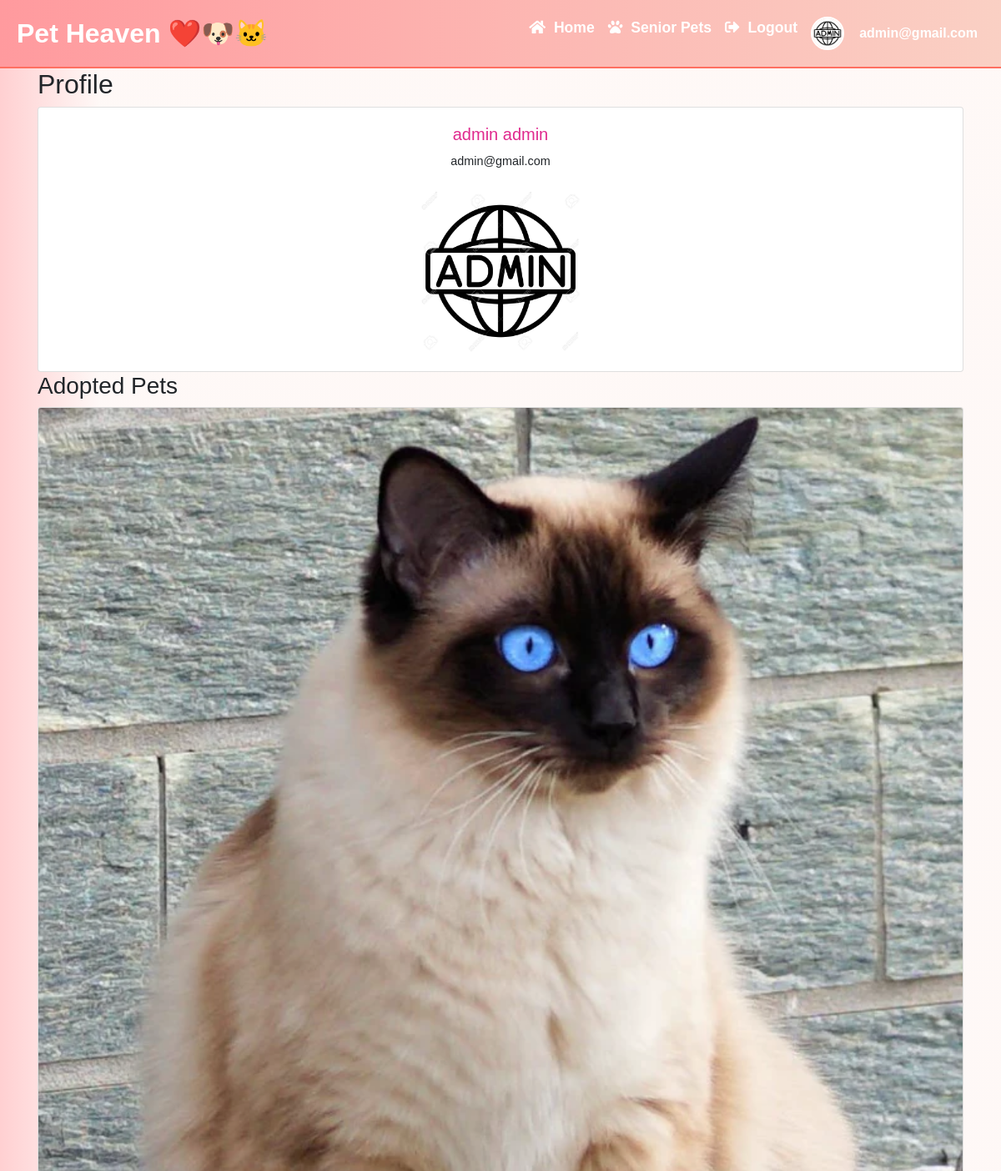
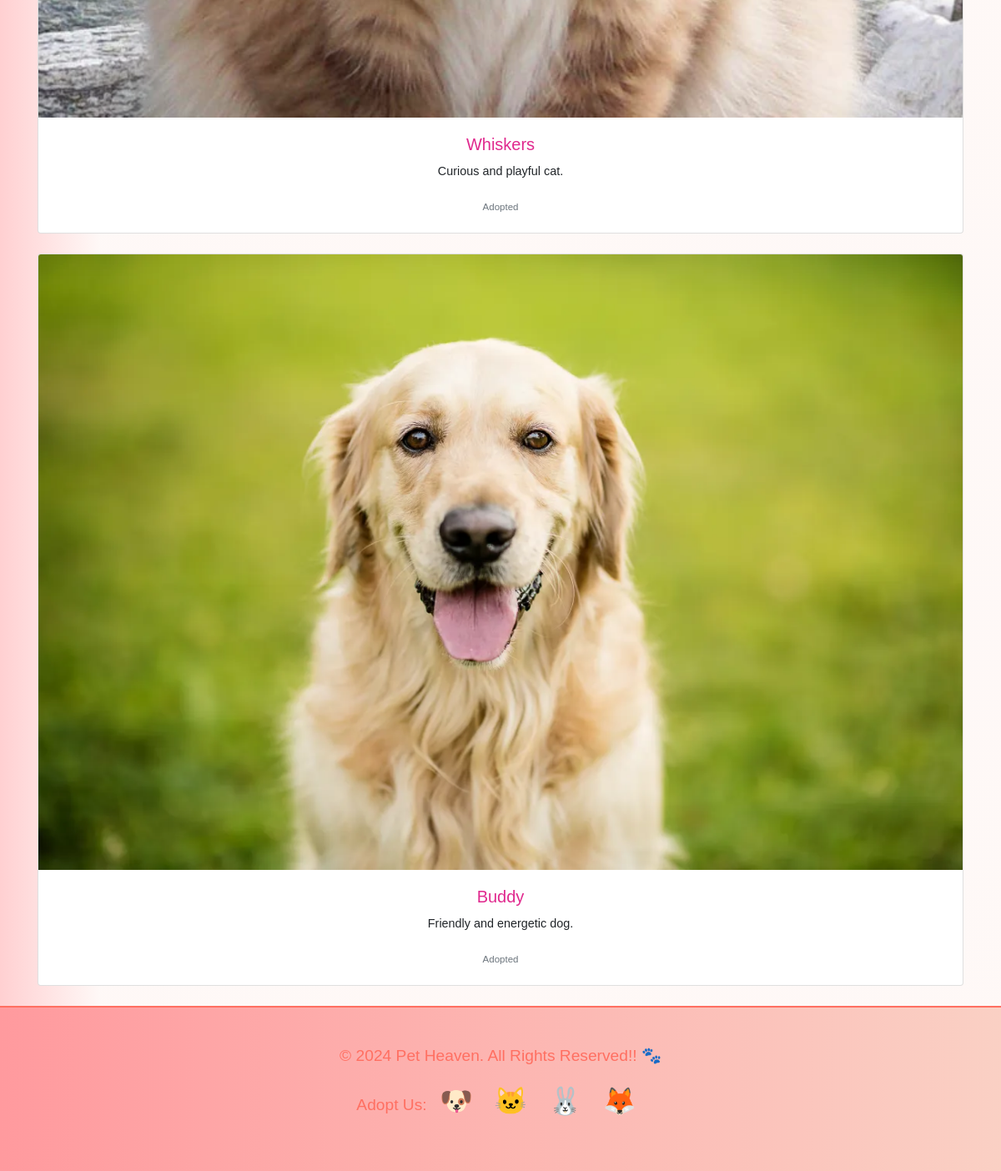
Screenshot of /profile.php (signed in) with the database file from the repository (2 pictures, top to bottom).
### tables this page shows
CREATE TABLE `user` (
  `id` int(11) NOT NULL,
  `first_name` varchar(255) NOT NULL,
  `last_name` varchar(255) NOT NULL,
  `email` varchar(255) NOT NULL,
  `phone_number` varchar(20) DEFAULT NULL,
  `address` varchar(255) DEFAULT NULL,
  `picture` varchar(255) DEFAULT NULL,
  `password` varchar(255) NOT NULL,
  `role` enum('user','admin') DEFAULT 'user'
);

CREATE TABLE `animal` (
  `id` int(11) NOT NULL,
  `name` varchar(255) NOT NULL,
  `photo` varchar(255) DEFAULT NULL,
  `location` varchar(255) DEFAULT NULL,
  `description` text DEFAULT NULL,
  `size` enum('small','medium','large') NOT NULL,
  `age` int(11) NOT NULL,
  `vaccinated` tinyint(1) DEFAULT NULL,
  `breed` varchar(255) DEFAULT NULL,
  `status` enum('Adopted','Available') DEFAULT 'Available'
);

### profile.php (the view, shortened to what this page needs)
<?php
require_once "connection.php";
$user_id = $_SESSION['user_id'];
$query = "SELECT * FROM user WHERE id=?";
$stmt = $conn->prepare($query);
$stmt->bind_param("i", $user_id);
$stmt->execute();
$user = $stmt->get_result()->fetch_assoc();
$query = "SELECT animal.* FROM animal JOIN pet_adoption ON animal.id = pet_adoption.pet_id WHERE pet_adoption.user_id=?";
$stmt = $conn->prepare($query);
$stmt->bind_param("i", $user_id);
$stmt->execute();
$adopted_pets = $stmt->get_result();
?>
<!DOCTYPE html>
<html>
<head>
    <link rel="stylesheet" href="https://stackpath.bootstrapcdn.com/bootstrap/4.5.2/css/bootstrap.min.css">
    <link rel="stylesheet" href="css/style.css">
</head>
<body>
    <?php include 'navbar.php'; ?>
    <div class="container">
        <h2>Profile</h2>
        <div class="card">
            <div class="card-body">
                <h5 class="card-title"><?php echo $user['first_name'] . ' ' . $user['last_name']; ?></h5>
                <p class="card-text"><?php echo $user['email']; ?></p>
                <img src="uploads/<?php echo $user['picture']; ?>" alt="<?php echo $user['first_name']; ?>" class="img-fluid" style="max-width: 200px;">
            </div>
        </div>
        <h3>Adopted Pets</h3>
        <?php while ($pet = $adopted_pets->fetch_assoc()): ?>
            <div class="card mb-4">
                <img src="uploads/<?php echo $pet['photo']; ?>" class="card-img-top" alt="<?php echo $pet['name']; ?>">
                <div class="card-body">
                    <h5 class="card-title"><?php echo $pet['name']; ?></h5>
                    <p class="card-text"><?php echo $pet['description']; ?></p>
                    <p class="card-text"><small class="text-muted"><?php echo $pet['status']; ?></small></p>
                </div>
            </div>
        <?php endwhile; ?>
    </div>
    <?php include 'footer.php'; ?>
</body>
</html>

### css/style.css (style rules this page uses)
body { background: linear-gradient(90deg, #ff9a9d77 0%, #fad0c424 10%); font-family: "Arial", sans-serif; color: #212529; margin: 0; padding: 0; box-sizing: border-box; }
.card-body { text-align: center; padding: 20px; }
.card-title { font-size: 1.25rem; margin-bottom: 10px; color: #e0298e; }
.card-text { font-size: 0.9rem; margin-bottom: 20px; }

### rows the page displays
user: first_name "admin", last_name "admin", email "admin@gmail.com", picture+first_name (picture)
animal: photo (picture), name "Whiskers", description "Curious and playful cat.", status "Adopted"
animal: photo (picture), name "Buddy", description "Friendly and energetic dog.", status "Adopted"

### other values shown
$_SESSION['user_email'] "admin@gmail.com"
